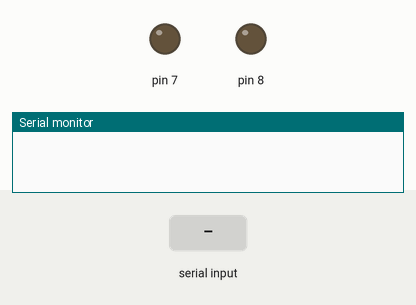
Simulated run of this sketch. Board: Arduino Uno, built with avr-gcc and run on an emulated ATmega328P. Shown: output pins drawn as LEDs (lit = HIGH), the last lines printed to the serial monitor. Inputs (shaded band) come from the test bench.

Above: at 1.2 s.
1.3 s: "1" received over Serial
At 2.3 s:
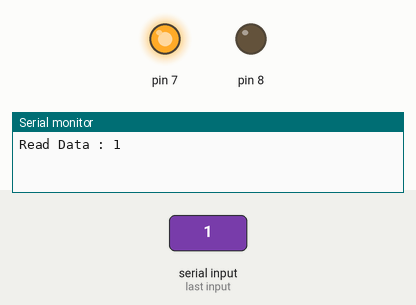
2.8 s: "2" received over Serial
At 3.4 s:
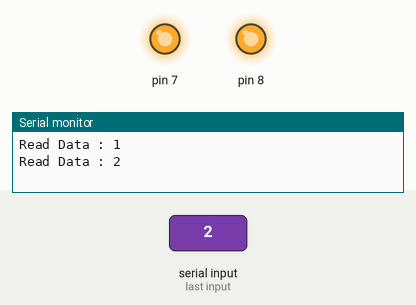
4.3 s: "0" received over Serial
At 5.5 s:
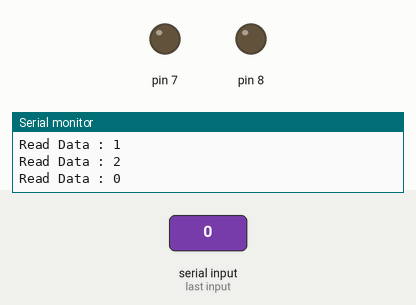
5.8 s: "2" received over Serial
At 6.9 s:
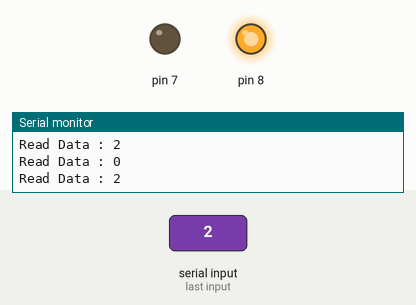
Timing chart, 0 to 8.3 s (numbered marks = the images above; inputs shaded):
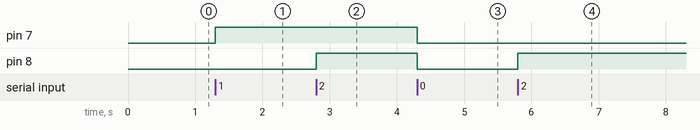

Measured:
- after the input at 1.3 s, pin 7: LOW → HIGH at once
- after the input at 2.8 s, pin 8: LOW → HIGH at once
- after the input at 4.3 s, pin 7, pin 8: HIGH → LOW at once
- after the input at 5.8 s, pin 8: LOW → HIGH at once

The sketch:

while.ino
```cpp
void setup() {
  Serial.begin(115200);
  pinMode(7,OUTPUT);
  pinMode(8,OUTPUT);
  // put your setup code here, to run once:
}
void loop() {
  // put your main code here, to run repeatedly:
  if(Serial.available())
  {
    char readData = Serial.read();
    Serial.print("Read Data : ");
    Serial.println(readData);
    if(readData == '1')
    {
      digitalWrite(7,HIGH);

    }
    else if(readData == '2')
    {
      digitalWrite(8,HIGH);
    }
    else
    {
      digitalWrite(7,LOW);
      digitalWrite(8,LOW);
    }
  }

}
```
